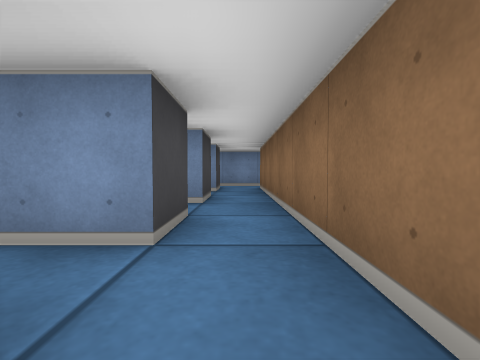
view 1 (above)

16 first-person views from a walk through a cub3D level. The camera is about half as high as the walls, tilts 2° down and sees 85° across. The floor is counted in squares. Each view is taken from the middle of a square. On the plan, view 1 faces up. The plan holds only what a view shows up to about 9 squares ahead; the rest is blank.

view 2
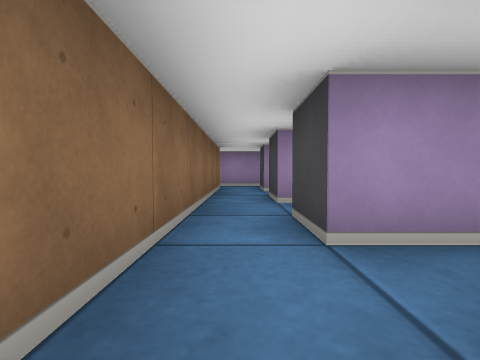

view 3
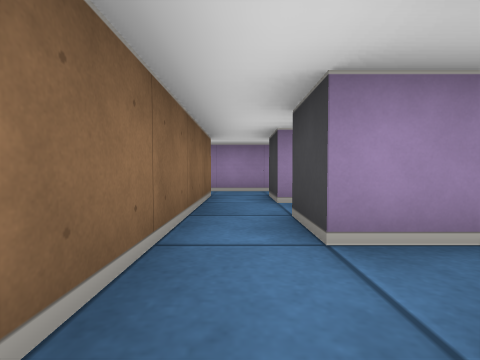

view 4
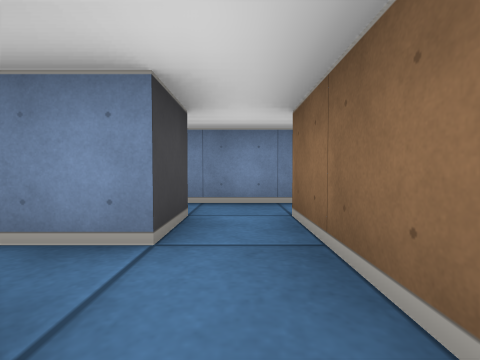

view 5
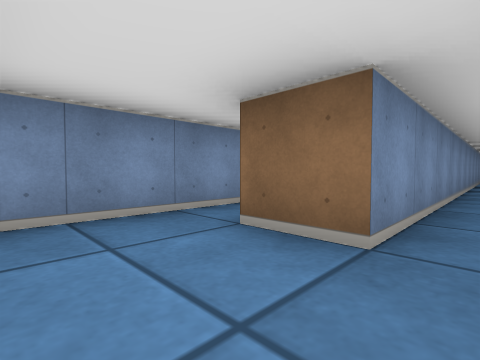

view 6
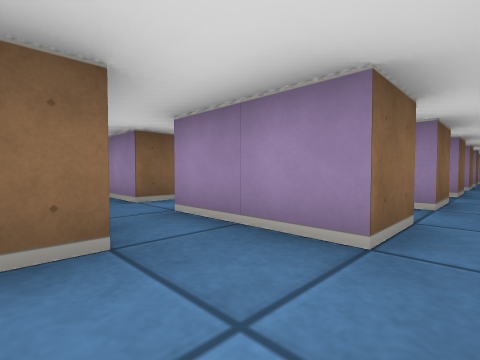

view 7
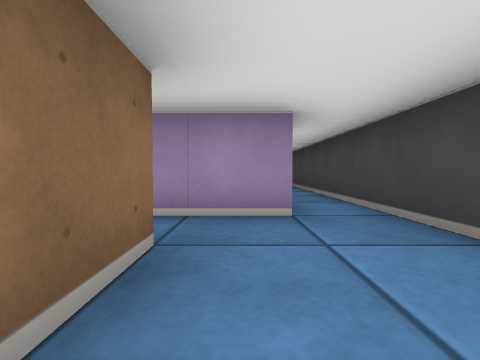

view 8
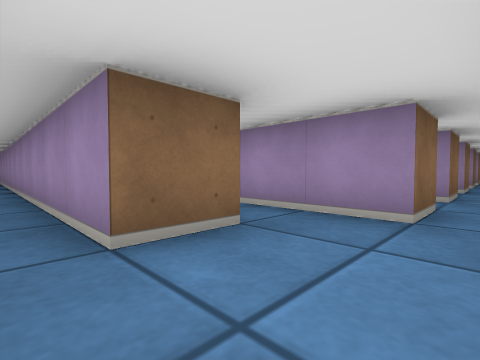

view 9
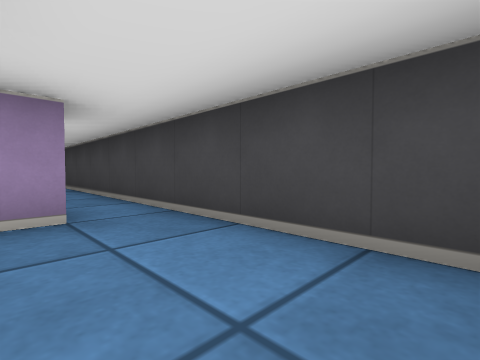

view 10
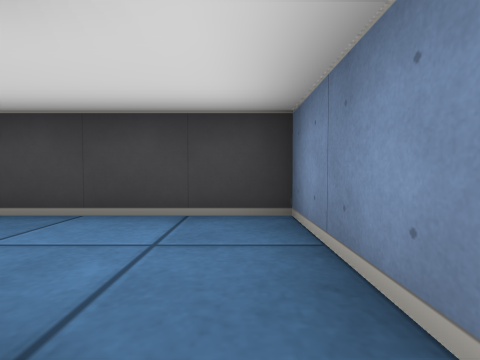

view 11
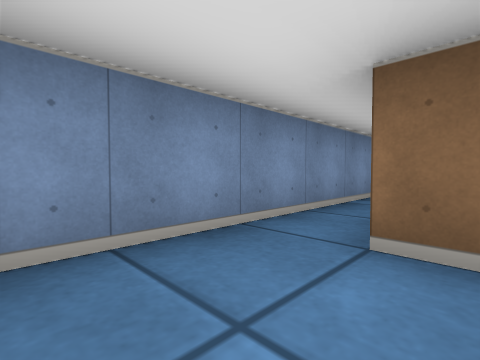

view 12
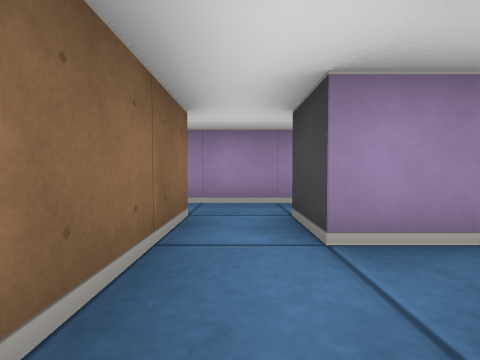

view 13
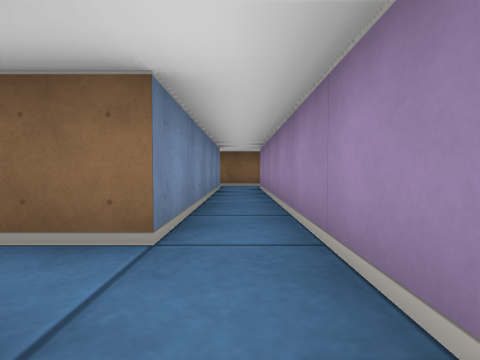

view 14
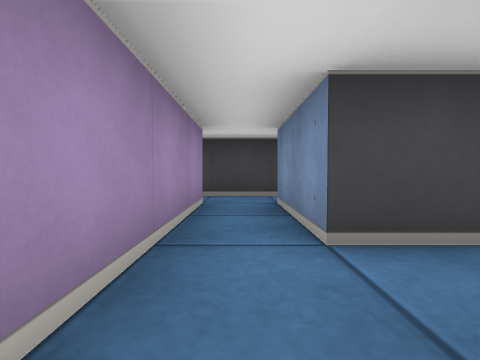

view 15
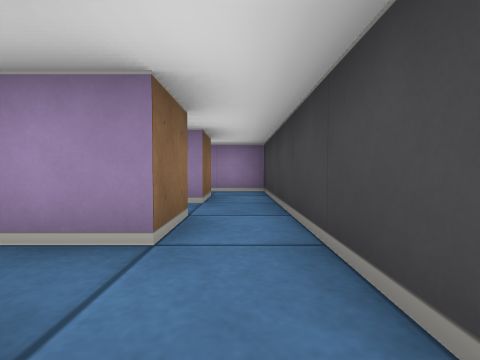

view 16
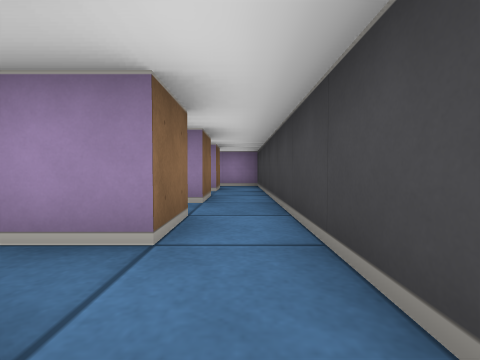

### Floor plan
Points are (right, up) in squares from view 1. A wall is a line through its corners. A room is listed if a view was taken in it or the views show most of it. See-through windows are left out.
Room 1 (views 1, 13, 14)
walls: (-0.5, 0.5) (-0.5, -0.5) (-2.5, -0.5); (5.4, -0.5) (0.5, -0.5) (0.5, 0.5); (-2.5, -1.5) (5.5, -1.5); (6.5, -1.6) (6.5, -0.4)
ways out: opening at (0, 0) to room 6; opening at (-1.5, -1) to room 9
Room 2 (view 2)
walls: (-2.5, 4.5) (-0.5, 4.5); (-0.5, 6.5) (-0.5, 5.5) (-1.5, 5.5); (0.5, 4.5) (0.5, 6.5)
ways out: opening at (0, 4) to room 3; opening at (-1.5, 5) to room 10; opening at (0, 6)
Room 3 (views 3, 4)
walls: (-2.5, 2.5) (-0.5, 2.5); (-0.5, 4.5) (-0.5, 3.5); (0.5, 2.5) (0.5, 4.5)
ways out: opening at (0, 4) to room 2; opening at (0, 2) to room 6; opening at (-1.5, 3) to room 8
Room 4 (views 5, 6, 11)
walls: (-3.5, 8.5) (-3.5, 6.5); (-2.5, 6.5) (-1.5, 6.5); (-1.5, 7.5) (-1.5, 8.5)
ways out: opening at (-2.5, 8) to room 5; opening at (-3, 6) to room 10; opening at (-1, 7)
Room 5 (views 7, 8, 9, 10)
walls: (1.6, 9.5) (-3.5, 9.5) (-3.5, 8.5); (-1.5, 8.5) (8.5, 8.5)
ways out: opening at (-2.5, 8) to room 4
Room 6 (view 12)
walls: (-2.5, 0.5) (-0.5, 0.5); (-0.5, 2.5) (-0.5, 1.5) (-1.5, 1.5); (0.5, 0.5) (0.5, 2.5)
ways out: opening at (0, 0) to room 1; opening at (0, 2) to room 3; opening at (-1.5, 1) to room 7
Room 7 (view 15)
walls: (-3.5, 2.5) (-3.5, 0.5); (-2.5, 1.5) (-2.5, 2.5)
ways out: opening at (-1.5, 1) to room 6; opening at (-3, 2) to room 8; opening at (-3, 0) to room 9
Room 8 (view 16)
walls: (-3.5, 4.5) (-3.5, 2.5); (-2.5, 3.4) (-2.5, 4.5)
ways out: opening at (-1.5, 3) to room 3; opening at (-3, 2) to room 7; opening at (-3, 4) to room 10
Room 9 (no view inside)
walls: (-3.5, 0.5) (-3.5, -1.5); (-2.5, -0.5) (-2.5, 0.5)
ways out: opening at (-1.5, -1) to room 1; opening at (-3, 0) to room 7; opening at (-3, -2)
Room 10 (no view inside)
walls: (-3.5, 6.5) (-3.5, 4.5); (-2.5, 5.4) (-2.5, 6.5)
ways out: opening at (-1.5, 5) to room 2; opening at (-3, 6) to room 4; opening at (-3, 4) to room 8

Where each view was taken, in squares from view 1:
view 1: 0 up, 0 right, facing up
view 2: 6 up, 0 right, facing down
view 3: 4 up, 0 right, facing down
view 4: 4 up, 0 right, facing up
view 5: 7 up, 3 left, facing up-right
view 6: 8 up, 3 left, facing down-right
view 7: 9 up, 2 left, facing down
view 8: 9 up, 3 left, facing down-right
view 9: 9 up, 2 left, facing down-left
view 10: 9 up, 1 left, facing left
view 11: 8 up, 3 left, facing up-right
view 12: 2 up, 0 right, facing down
view 13: 1 down, 1 left, facing right
view 14: 1 down, 1 right, facing left
view 15: 2 up, 3 left, facing down
view 16: 4 up, 3 left, facing down
